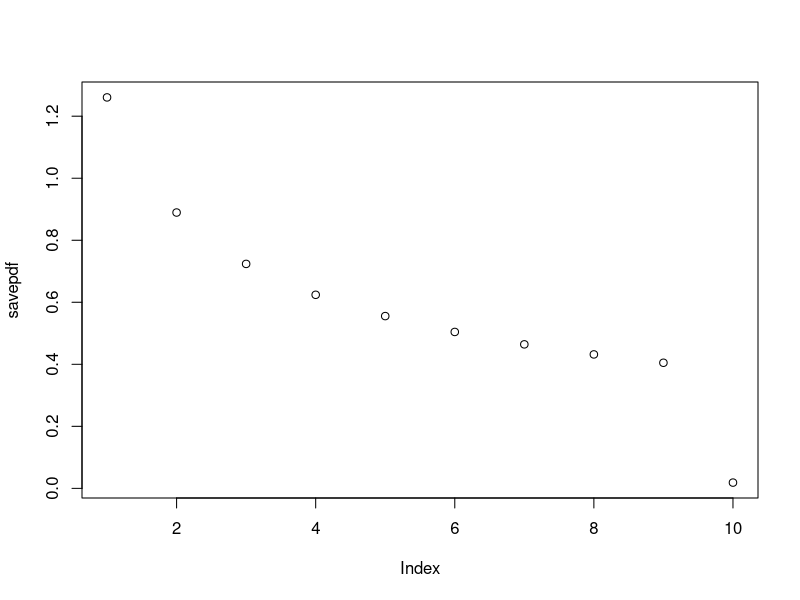

The R source for this figure:
rm(list=ls(all = TRUE))

init = 2
final = 3

theta = c(1, 1, 1)

h = 0.1
k = 0.01
M = 10
deltat = 1
numsteps = ceiling(deltat/h)
grid = c(-M:M)*k

f <- function(theta, x) {
  return((theta[1])*(theta[2] - x))
}

g <- function(theta, x) {
  return(theta[3])
}

transition <- function(theta, x, y, t) {
  p = sqrt(theta[1] / (pi*(theta[3]^2)*(1 - exp(-2*theta[1]*t)))) * exp((-theta[1]*(x - theta[2] - (y - theta[2])*(exp(-theta[1]*t)))^2) / (theta[3]^2*(1 - exp(-2*theta[1]*t))))

  # specifically for \mu = 0
  # p = sqrt(theta[1] / (pi*(theta[3]^2*(1 - exp(-2*theta[1]*t))))) * exp((-theta[1]*(x - y*exp(-theta[1]*t))^2) / (theta[3]^2*(1 - exp(-2*theta[1]*t))))
  # print(p)
  return(p)
}

# T-t instead of t for backward
transition_backward <- function(theta, x, y, t, T) {
  p = sqrt(theta[1] / (pi*(theta[3]^2)*(1 - exp(-2*theta[1]*(T - t))))) * exp((-theta[1]*(x - theta[2] - (y - theta[2])*(exp(-theta[1]*(T-t))))^2) / (theta[3]^2*(1 - exp(-2*theta[1]*(T - t)))))
  return (p)
  }

tdens = numeric(length(grid))
savepdf = numeric(numsteps)

tdens = transition(theta, grid, init, h)
# plot(tdens)
savepdf[1] = tdens[M + 1]

for(i in c(2:numsteps - 1)) {
  tdens = transition(theta, grid, grid, i*h)
  # plot(tdens)
  savepdf[i] = tdens[M+1]
}

tdens = transition(theta, grid, final, numsteps*h)
# plot(tdens)
savepdf[numsteps] = tdens[M + 1]

print(savepdf)
plot(savepdf)
